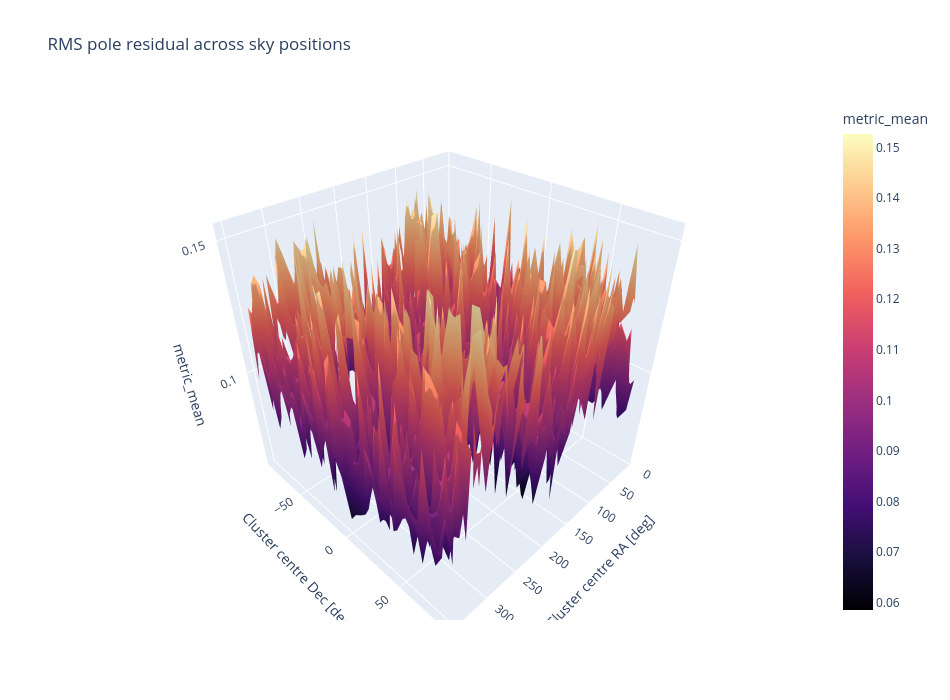

This figure's notebook cell:
### Code cell
fig_surface = plot_apex_error_surface_plotly(
    grid_summary2,
    value_col="metric_mean",
    title="RMS pole residual across sky positions",
    colorscale="Magma",
)

### Figure 1 — Plotly figure (JSON) as saved in the notebook; plotly's stock layout.template omitted (floating-point values rounded to 4 significant figures; data arrays with more than 128 entries replaced by an {"elided": "..."} marker saying what was removed)
{"data": [{"colorbar": {"title": {"text": "metric_mean"}}, "colorscale": [[0, "#000004"], [0.1111, "#180f3d"], [0.2222, "#440f76"], [0.3333, "#721f81"], [0.4444, "#9e2f7f"], [0.5556, "#cd4071"], [0.6667, "#f1605d"], [0.7778, "#fd9668"], [0.8889, "#feca8d"], [1, "#fcfdbf"]], "hovertemplate": "RA: %{x:.1f} deg<br>Dec: %{y:.1f} deg<br>metric_mean: %{z:.4f}<extra></extra>", "type": "surface", "x": [0, 5, 10, 15, 20, 25, 30, 35, 40, 45, 50, 55, 60, 65, 70, 75, 80, 85, 90, 95, 100, 105, 110, 115, 120, 125, 130, 135, 140, 145, 150, 155, 160, 165, 170, 175, 180, 185, 190, 195, 200, 205, 210, 215, 220, 225, 230, 235, 240, 245, 250, 255, 260, 265, 270, 275, 280, 285, 290, 295, 300, 305, 310, 315, 320, 325, 330, 335, 340, 345, 350, 355], "y": [-80, -75, -70, -65, -60, -55, -50, -45, -40, -35, -30, -25, -20, -15, -10, -5, 0, 5, 10, 15, 20, 25, 30, 35, 40, 45, 50, 55, 60, 65, 70, 75, 80], "z": {"elided": "33x72 float values"}}], "layout": {"height": 700, "scene": {"xaxis": {"range": [0, 360], "title": {"text": "Cluster centre RA [deg]"}}, "yaxis": {"range": [-90, 90], "title": {"text": "Cluster centre Dec [deg]"}}, "zaxis": {"title": {"text": "metric_mean"}}}, "title": {"text": "RMS pole residual across sky positions"}, "width": 950}}
